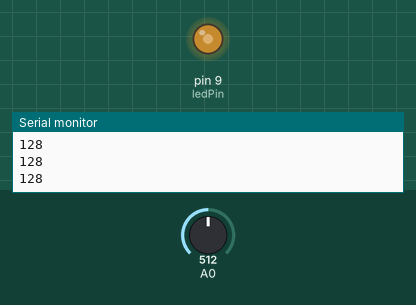
Bench run of a program on a simulated Arduino Uno, built with avr-gcc and run on an emulated ATmega328P. Parts: output pins drawn as LEDs (lit = HIGH), the last lines printed to the serial monitor. The test bench sets the inputs (shaded band); at power-on: A0 = 512.

Above: at 1.2 s.
1.3 s: A0 set to 716
At 1.7 s:
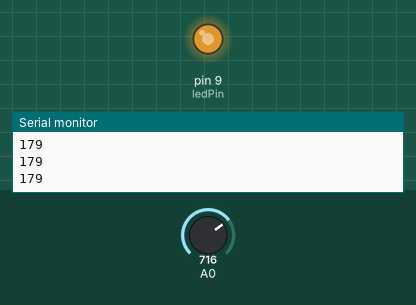
2.8 s: A0 set to 900
At 4.0 s:
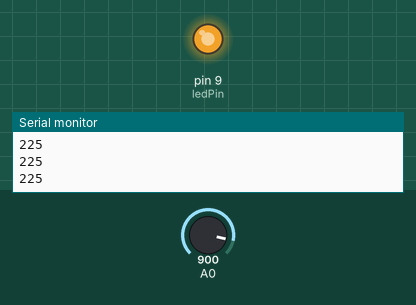
4.3 s: A0 set to 122
At 5.2 s:
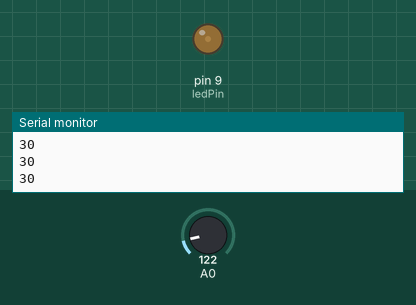
5.8 s: A0 set to 0
At 6.4 s:
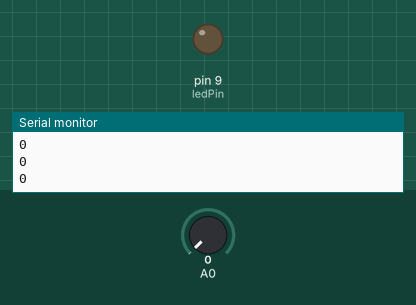
Timing chart, 0 to 8.3 s (numbered marks = the images above; inputs shaded):
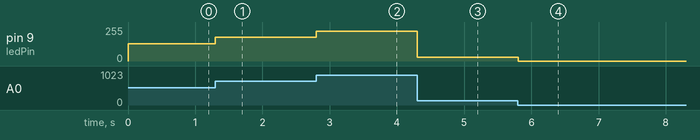

Measured:
- after the input at 1.3 s, pin 9 (ledPin): 128/255 → 179/255 at once
- after the input at 2.8 s, pin 9 (ledPin): 179/255 → 225/255 at once
- after the input at 4.3 s, pin 9 (ledPin): 225/255 → 30/255 at once
- after the input at 5.8 s, pin 9 (ledPin): 30/255 → 0/255 at once

The program:

main.cpp
```cpp
#include <Arduino.h>

// Creates Constant "ledPin" to 9, the pin we will be using for LED Out
const int ledPin = 9;

void setup() {
  // Starts serial connection
  // Baud Rate (speed) of 9600
  Serial.begin(9600);

  // Sets pin 9 (ledPin) to Output
  pinMode(ledPin, OUTPUT);
}

void loop() {
  // initializes "reading" function as an analog reading from pin A0
  int reading  = analogRead(A0);

  // initializes "brightness" as the anolog reading from pin A0 divided by 4
  int brightness = reading / 4;

  // Simulates analog output using PWM to pin "ledPin" (9), using the "brightness" value
  analogWrite(ledPin, brightness);

  // Prints "brightness" value in Serial Monitor
  Serial.println(brightness);
}
```
